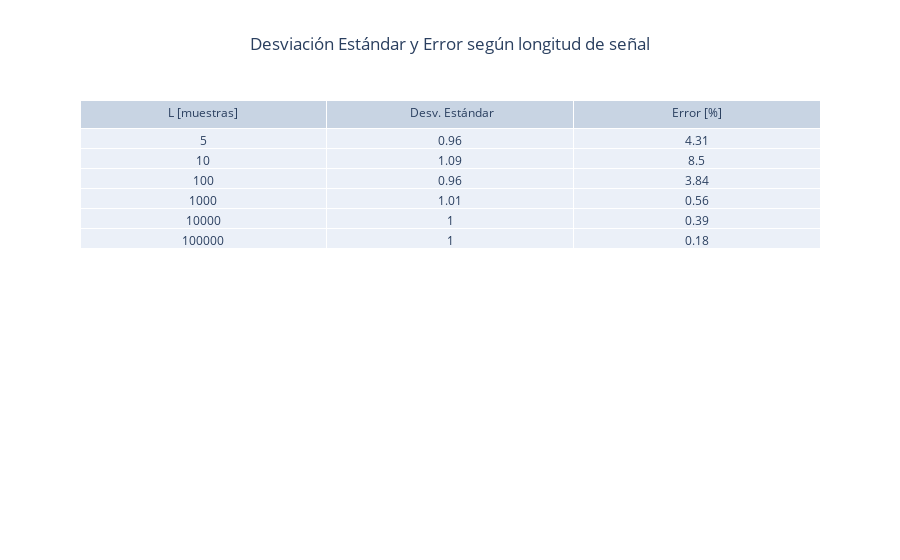

Notebook code cell kept with this figure:
### Markdown cell above
Gráfico en tabla

### Code cell
DC_SNR_layout = go.Layout(
    title='Desviación Estándar y Error según longitud de señal',
    title_x=0.5,
    margin=go.layout.Margin(
        autoexpand=True
    )
)

fig2 = go.Figure(data=[go.Table(header=dict(values=['L [muestras]', ' Desv. Estándar', 'Error [%]'],align='center'),
                cells=dict(values=[np.array(arrayTabla).astype(str), np.around(dsArray, 2), np.around(errorArray,2)],align='center'))
                ],
                layout=DC_SNR_layout)
fig2.show()

### Figure 1 — Plotly figure (JSON) as saved in the notebook; plotly's stock layout.template omitted (floating-point values rounded to 4 significant figures)
{"data": [{"cells": {"align": "center", "values": [["5", "10", "100", "1000", "10000", "100000"], [0.96, 1.09, 0.96, 1.01, 1, 1], [4.31, 8.5, 3.84, 0.56, 0.39, 0.18]]}, "header": {"align": "center", "values": ["L [muestras]", " Desv. Estándar", "Error [%]"]}, "type": "table"}], "layout": {"margin": {"autoexpand": true}, "title": {"text": "Desviación Estándar y Error según longitud de señal", "x": 0.5}}}
